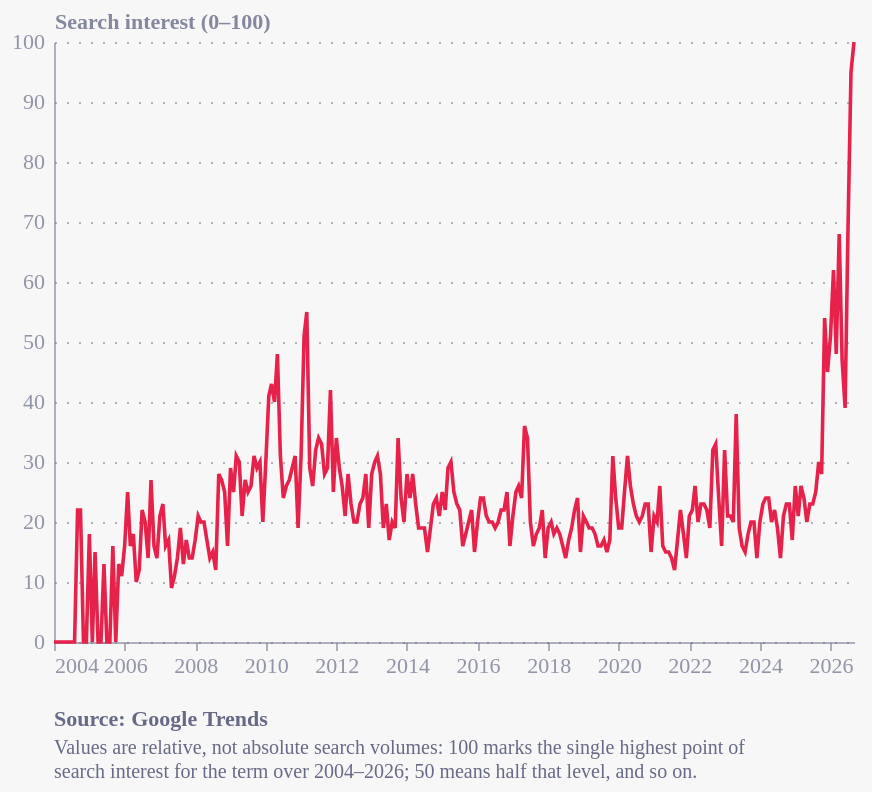

The notebook cell saved with this chart:
### Code cell
import pandas as pd
import altair as alt
from ecostyles import EcoStyles

styles = EcoStyles(); styles.register_and_enable_theme()

df = pd.read_csv("../Data/time_series_GB_20040101-0000_20260911-1645.csv")
df.columns = ["date", "value"]
df["date"] = pd.to_datetime(df["date"])
df["value"] = pd.to_numeric(df["value"], errors="coerce")

line = alt.Chart(df).mark_line(color="#e6224b", strokeWidth=1.8).encode(
    x=alt.X("date:T", axis=alt.Axis(format="%Y", tickCount=8), title=None),
    y=alt.Y("value:Q", title="Search interest (0–100)"))

# Source + explainer live in a bottom-oriented title (Altair has no native caption slot)
caption = alt.Title(
    text="Source: Google Trends",
    subtitle=[
        "Values are relative, not absolute search volumes: 100 marks the single highest point of",
        "search interest for the term over 2004–2026; 50 means half that level, and so on.",
    ],
    orient="bottom", anchor="start",
    fontSize=11, subtitleFontSize=10,
    color="#676A86", subtitleColor="#676A86",
    dy=12,
)

chart = line.properties(width=400, height=300, title=caption) \
    .configure(background="#f7f7f7", font="Circular Std") \
    .configure_view(fill="transparent", stroke="transparent") \
    .configure_axis(labelColor="#676A86", titleColor="#676A86")

styles.save(chart, name="gov_debt_searches", svg=True)
chart

### Figure 1 — Vega-Lite specification as saved in the notebook (floating-point values rounded to 4 significant figures; data arrays with more than 128 entries replaced by an {"elided": "..."} marker saying what was removed)
{"config": {"font": "Circular Std", "text": {"color": "#676A86", "align": "left", "baseline": "middle", "dx": 7, "dy": 0, "fontSize": 11}, "view": {"stroke": "transparent", "continuousWidth": 400, "continuousHeight": 300, "discreteWidth": 400, "discreteHeight": 300, "fill": "transparent"}, "range": {"category": ["#36B7B4", "#E6224B", "#F4C245", "#0063AF", "#00A767", "#179FDB", "#EB5C2E", "#5C267B", "#122B39"], "diverging": ["#E6224B", "#E54753", "#C9C9C9", "#179FDB", "#122B39"], "heatmap": ["#C9C9C9", "#179FDB", "#0063AF", "#122B39"], "ordinal": ["#00A767", "#36B7B4", "#179FDB", "#0063AF", "#243B5A"]}, "bar": {"color": "#179fdb"}, "line": {"color": "#e6224b"}, "rule": {"color": "#676A86"}, "area": {"opacity": 0.8}, "point": {"filled": true, "size": 80, "color": "#e6224b", "opacity": 0.95}, "geoshape": {"stroke": "white", "strokeWidth": 0.3}, "rect": {"fill": "#d6d4d4", "opacity": 0.3}, "axis": {"labelColor": "#676A86", "labelFontSize": 11, "labelFont": "Circular Std", "labelOpacity": 0.7, "tickColor": "#676A86", "tickOpacity": 0.5, "domainColor": "#676A86", "domainOpacity": 0.5, "gridColor": "#676A86", "gridDash": [2, 2], "gridOpacity": 0.5, "title": null, "titleColor": "#676A86", "titleOpacity": 0.8, "tickSize": 4}, "axisXDiscrete": {"grid": false, "labelAngle": 0, "tickCount": 10, "tickOpacity": 0.5, "title": null}, "axisYDiscrete": {"ticks": false, "labelPadding": 5}, "axisXTemporal": {"grid": false, "ticks": true}, "axisXQuantitative": {"grid": true}, "axisYQuantitative": {"gridColor": "#676A86", "gridDash": [1, 5], "gridOpacity": 0.5, "ticks": false, "labelPadding": 5, "tickCount": 8, "titleAngle": 0, "titleAlign": "left", "titleBaseline": "bottom", "titleX": 0, "titleY": -5}, "title": {"color": "#676A86E6", "subtitleColor": "#676A86", "font": "Circular Std", "subtitleFont": "Circular Std", "anchor": "start", "fontSize": 14, "subtitleFontSize": 12, "subtitlePadding": 4, "offset": 0, "frame": "group"}, "legend": {"titleColor": "#122b39", "title": null, "labelColor": "#122b39", "labelFontSize": 11}, "background": "#f7f7f7"}, "data": {"name": "data-5af6756468207de2a7dd3a49044495f2"}, "mark": {"type": "line", "color": "#e6224b", "strokeWidth": 1.8}, "encoding": {"x": {"axis": {"format": "%Y", "tickCount": 8}, "field": "date", "title": null, "type": "temporal"}, "y": {"field": "value", "title": "Search interest (0–100)", "type": "quantitative"}}, "height": 300, "title": {"text": "Source: Google Trends", "anchor": "start", "color": "#676A86", "dy": 12, "fontSize": 11, "orient": "bottom", "subtitle": ["Values are relative, not absolute search volumes: 100 marks the single highest point of", "search interest for the term over 2004–2026; 50 means half that level, and so on."], "subtitleColor": "#676A86", "subtitleFontSize": 10}, "width": 400, "$schema": "https://vega.github.io/schema/vega-lite/v6.4.1.json", "datasets": {"data-5af6756468207de2a7dd3a49044495f2": {"elided": "273 records"}}}
